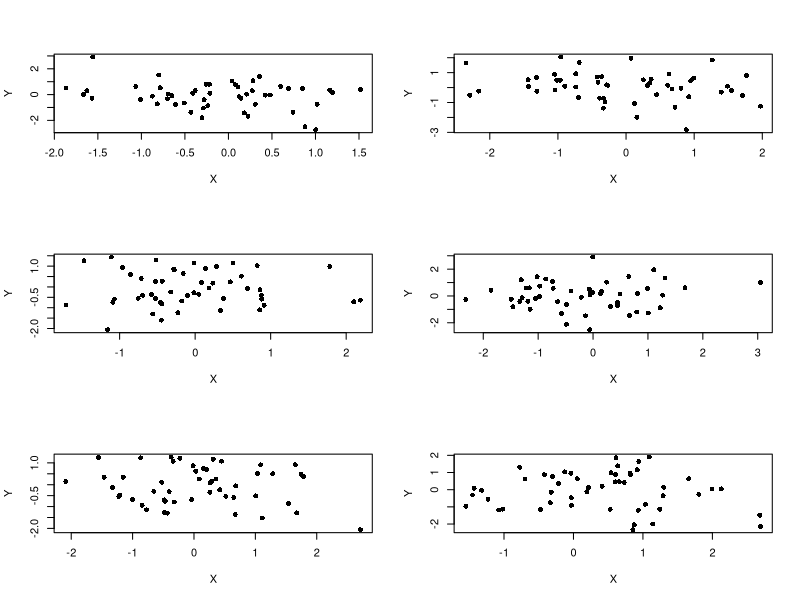
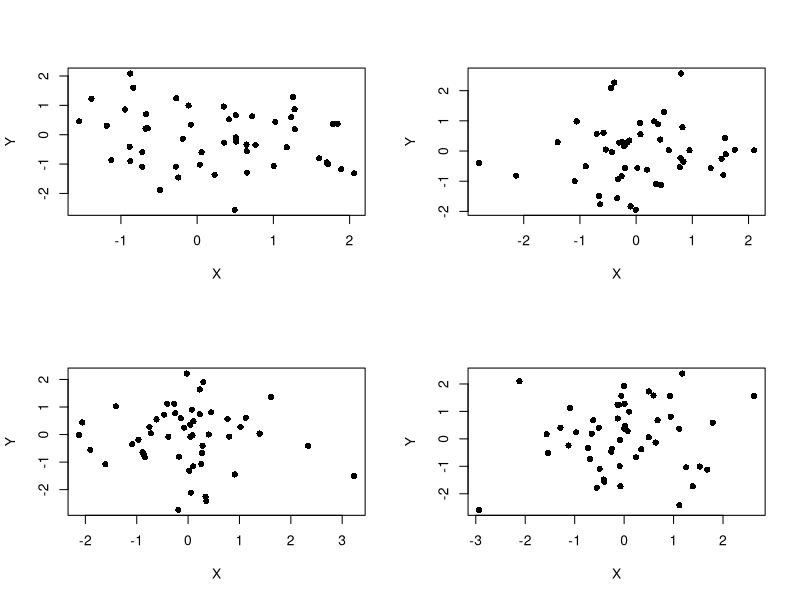
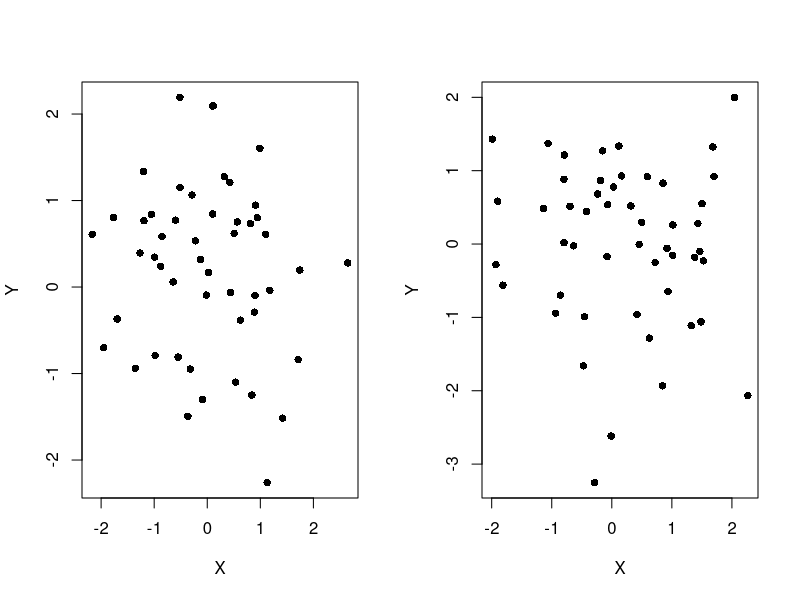
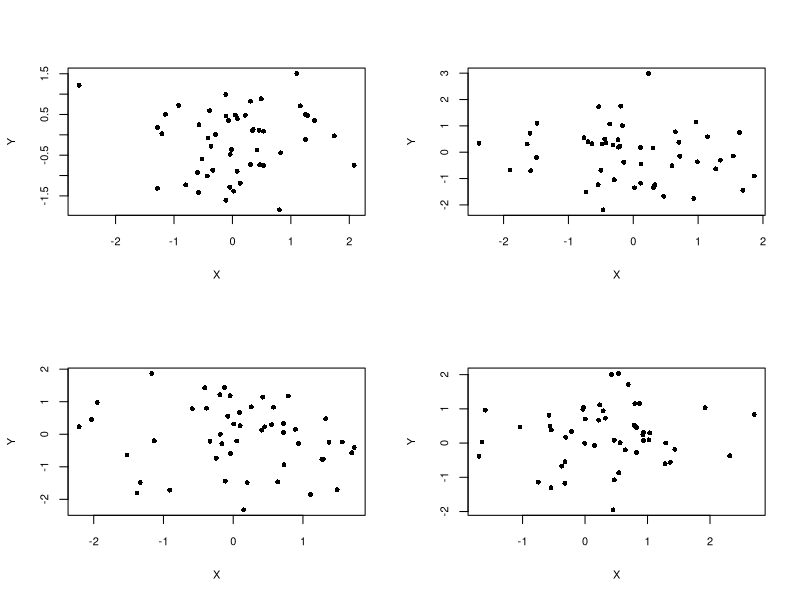
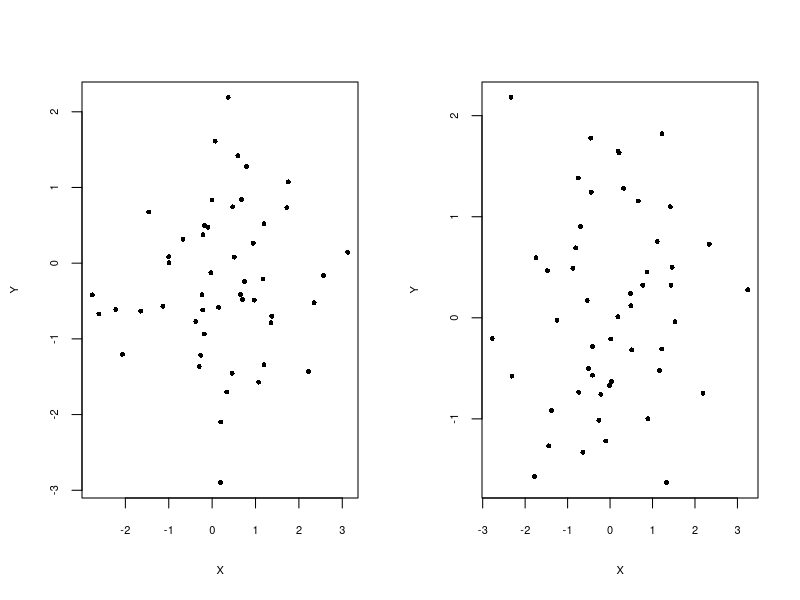

Reproduce these figures in R, in order.
## ---- chunk 1
knitr::opts_chunk$set(collapse = TRUE)
## ---- chunk 2
par(mfrow=c(3,2))
plot(rnorm(50),rnorm(50),pch=16,xlab="X",ylab="Y")
plot(rnorm(50),rnorm(50),pch=16,xlab="X",ylab="Y")
plot(rnorm(50),rnorm(50),pch=16,xlab="X",ylab="Y")
plot(rnorm(50),rnorm(50),pch=16,xlab="X",ylab="Y")
plot(rnorm(50),rnorm(50),pch=16,xlab="X",ylab="Y")
plot(rnorm(50),rnorm(50),pch=16,xlab="X",ylab="Y")
## ---- chunk 3
par(mfrow=c(2,2))
plot(rnorm(50),rnorm(50),pch=16,xlab="X",ylab="Y")
plot(rnorm(50),rnorm(50),pch=16,xlab="X",ylab="Y")
plot(rnorm(50),rnorm(50),pch=16,xlab="X",ylab="Y")
plot(rnorm(50),rnorm(50),pch=16,xlab="X",ylab="Y")
## ---- chunk 4
par(mfrow=c(1,2))
plot(rnorm(50),rnorm(50),pch=16,xlab="X",ylab="Y")
plot(rnorm(50),rnorm(50),pch=16,xlab="X",ylab="Y")
## ---- chunk 5
par(mfrow=c(2,2),cex.axis=0.795,cex.lab=0.795)
plot(rnorm(50),rnorm(50),pch=16,xlab="X",ylab="Y",cex=0.795)
plot(rnorm(50),rnorm(50),pch=16,xlab="X",ylab="Y",cex=0.795)
plot(rnorm(50),rnorm(50),pch=16,xlab="X",ylab="Y",cex=0.795)
plot(rnorm(50),rnorm(50),pch=16,xlab="X",ylab="Y",cex=0.795)
## ---- chunk 6
par(mfrow=c(1,2),cex.axis=0.66,cex.lab=0.66)
plot(rnorm(50),rnorm(50),pch=16,xlab="X",ylab="Y",cex=0.66)
plot(rnorm(50),rnorm(50),pch=16,xlab="X",ylab="Y",cex=0.66)

